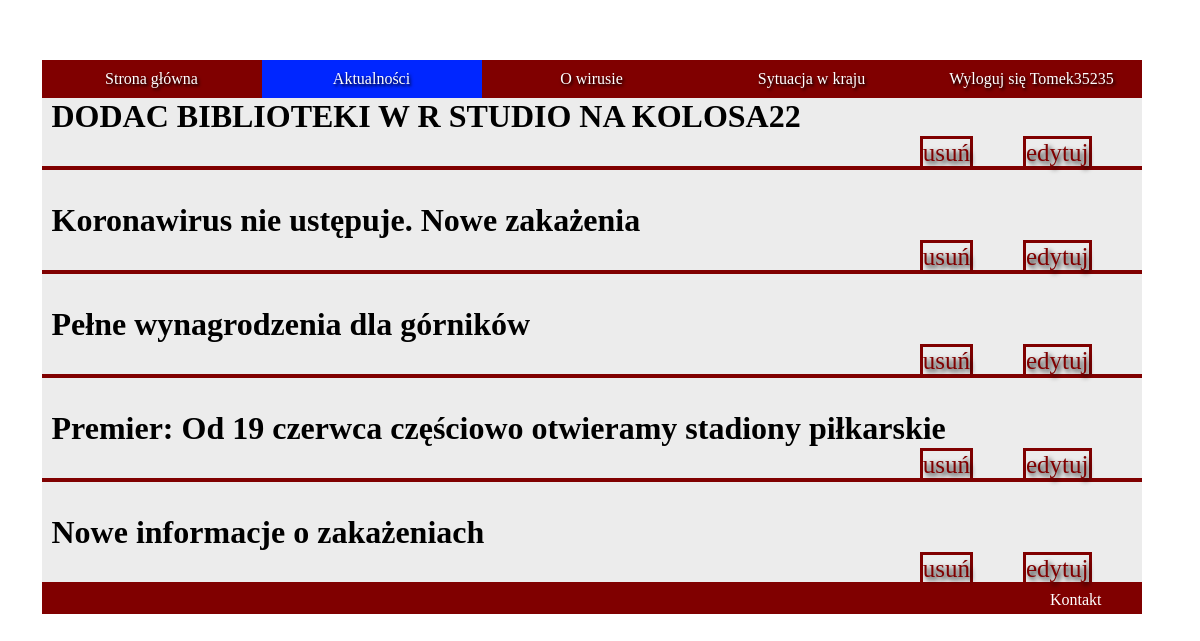
The app's page /edytuj.php (signed in) with its own data.
### tables this page shows
CREATE TABLE `posty` (
  `post_id` int(11) NOT NULL,
  `tytul` varchar(100) NOT NULL,
  `tekst` varchar(10000) NOT NULL,
  `streszczenie` varchar(500) NOT NULL
);

### edytuj.php (the view, shortened to what this page needs)
<!DOCTYPE html>
<html lang="pl">
<head>
    <link rel="stylesheet" href="edytuj.css">
</head>
<body>
    <nav>
    <ul>
        <li><a href="index.php">Strona główna</a></li>
        <li><a class="menu active" href="aktualnoscizalogowanie.php">Aktualności</a></li>
        <li><a href="Owirusie.php">O wirusie</a></li>
        <li><a href="Sytuacja.php">Sytuacja w kraju</a></li>
        <li> <?php
        if(!isset($_SESSION['zalogowany']))
        {
             echo '<a href="logowanie.html">Logowanie</a>';
        }
        else
        {
             echo '<a href="Wyloguj.php">Wyloguj się '.$_SESSION['login'].'</a>';
        }
?></li>
      </ul>
    </nav>
<main>
    <?php
        try
    {
        $connect = new PDO('mysql:host=localhost;dbname=projekt', 'root', '');
    }
    catch (PDOException $e)
    {
        echo $e -> getMessage() . "<br/>";
        echo "blad polaczenia bezy danych";
        die();
    }
    $sql = 'SELECT tytul, post_id FROM posty ORDER BY post_id DESC';
    foreach ($connect -> query($sql) as $rows) {
        echo '<div class="contener">';
              echo '<div class="artykul">';
                    echo '<div class="tresc">';
                       echo '<h1 class="trh1">'.$rows['tytul'].'</h1>';
                       echo '<a class="czytaj" href="edytujformularz.php?id=' . $rows['post_id'] . '">'."edytuj".'</a>';
                       echo '<a class="czytaj" href="usun.php?id=' . $rows['post_id'] . '">'."usuń".'</a>';
                    echo '</div>';
               echo '</div>';
        echo '</div>';
         }
         ?>
    </main>
    <footer>Kontakt</footer>
</body>
</html>

### edytuj.css (style rules this page uses)
html { width: calc(100vw - 17px); }
body { width: 1100px; margin: 0 auto; padding-top: 60px; background-image: url(IMG/tlo.png); background-repeat: no-repeat; background-position: center top; }
main { background-color: rgb(236, 236, 236); }
nav ul { padding: 0; margin: 0; }
nav li { display: block; width: 20%; float: left; text-align: center; }
nav a { text-decoration: none; text-shadow: black 0.1em 0.1em 0.2em; color: white; width: 100%; display: inline-block; padding: 10px 0; background-color: #800000; }
.active { background-color: rgb(0, 38, 255); }
.contener { width: 100%; }
.artykul { border-bottom: solid #800000 4px; }
.tresc { width: 1100px; }
.trh1 { padding: 10px; }
footer { background-color: #800000; color: white; text-align: right; padding: 5px 40px; }
.czytaj { text-decoration: none; float: right; margin-right: 50px; font-size: 25px; text-shadow: black 0.1em 0.1em 0.2em; color: #800000; border: solid 3px #800000; margin-top: -30px; }

### records on screen
posty: tytul "DODAC BIBLIOTEKI W R STUDIO NA KOLOSA22"
posty: tytul "Koronawirus nie ustępuje. Nowe zakażenia"
posty: tytul "Pełne wynagrodzenia dla górników"
posty: tytul "Premier: Od 19 czerwca częściowo otwieramy stadiony piłkarskie"
posty: tytul "Nowe informacje o zakażeniach"

### other values on screen
$_SESSION['login'] "Tomek35235"
